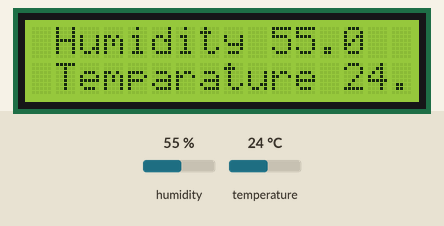
A sketch run on a simulated Arduino Uno, built with avr-gcc and run on an emulated ATmega328P. Parts: 16×2 character LCD. The inputs (shaded band) are chosen by the test bench; at power-on: humidity 55 %, temperature 24 °C.

Above: at 1.2 s.
1.3 s: humidity set to 22 %
At 3.4 s:
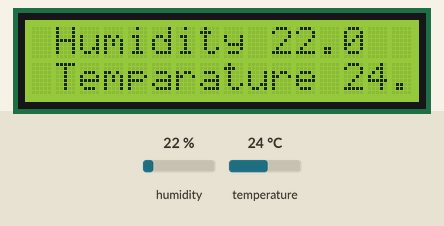
4.0 s: temperature set to 12 °C
At 4.7 s:
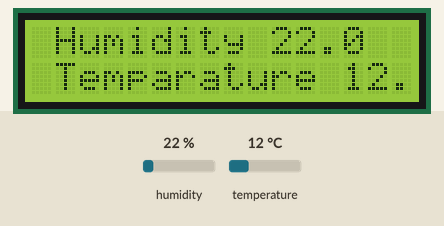
6.7 s: humidity set to 40 %
At 8.6 s:
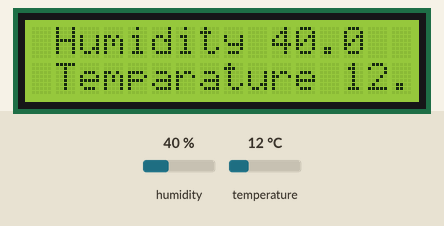
9.7 s: temperature set to 19 °C
At 11.2 s:
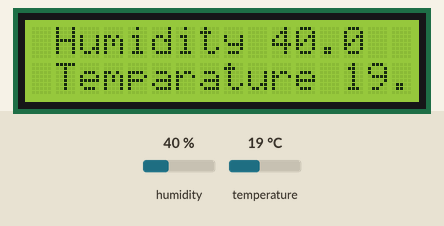
Timing chart, 0 to 12.7 s (numbered marks = the images above; inputs shaded):
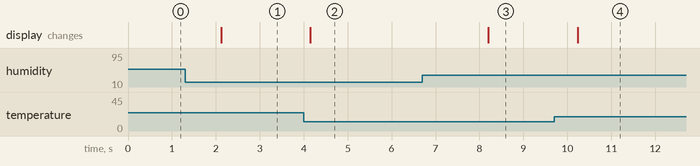

The sketch:

dhtonlcd.ino
```cpp
#include <LiquidCrystal.h>
#include<dht.h>

dht DHT;


#define DHT11_PIN 8

LiquidCrystal lcd(2, 3, 4, 5, 6, 7);

void setup()
{

  lcd.begin(16, 2);


}

void loop()
{

  int chk = DHT.read11(DHT11_PIN);
  lcd.setCursor(0, 0);

lcd.print(" Humidity " );
lcd.print(DHT.humidity, 1);
lcd.setCursor(0, 1);
lcd.print(" Temparature ");
lcd.print(DHT.temperature, 1);
delay(2000);

}
```

Measured:
- after the input at 1.3 s, the display: changes after 0.82 s (image 1)
- after the input at 4.0 s, the display: changes after 0.15 s (image 2)
- after the input at 6.7 s, the display: changes after 1.5 s (image 3)
- after the input at 9.7 s, the display: changes after 0.53 s (image 4)
